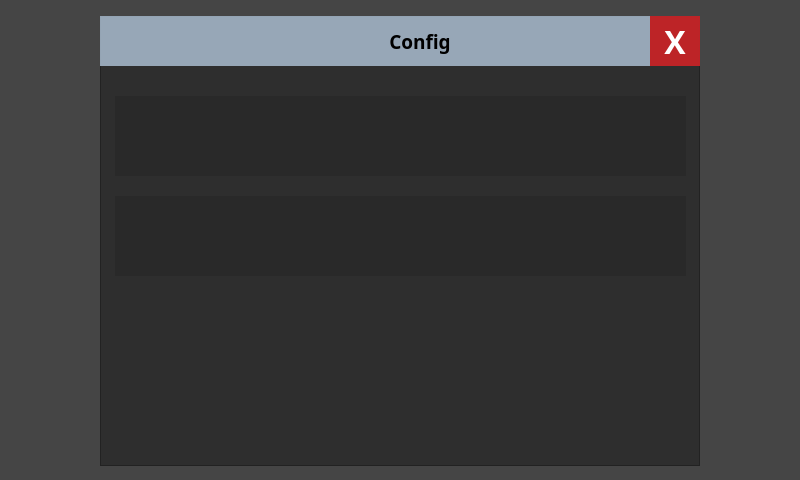
<?xml version="1.0" encoding="UTF-8"?>
<ui version="4.0">
 <class>Main_Config</class>
 <widget class="QFrame" name="Main_Config">
  <property name="geometry">
   <rect>
    <x>0</x>
    <y>0</y>
    <width>800</width>
    <height>480</height>
   </rect>
  </property>
  <property name="windowTitle">
   <string>Form</string>
  </property>
  <property name="styleSheet">
   <string notr="true">background:rgba(60, 60, 60, 200);</string>
  </property>
  <widget class="QFrame" name="frame_config">
   <property name="geometry">
    <rect>
     <x>100</x>
     <y>16</y>
     <width>600</width>
     <height>450</height>
    </rect>
   </property>
   <property name="styleSheet">
    <string notr="true">background:rgba(40, 40, 40, 200);</string>
   </property>
   <property name="frameShape">
    <enum>QFrame::StyledPanel</enum>
   </property>
   <property name="frameShadow">
    <enum>QFrame::Raised</enum>
   </property>
   <widget class="QLabel" name="lbl_popup_uptitle">
    <property name="geometry">
     <rect>
      <x>0</x>
      <y>0</y>
      <width>640</width>
      <height>50</height>
     </rect>
    </property>
    <property name="font">
     <font>
      <family>NanumBarunGothic</family>
      <pointsize>14</pointsize>
      <weight>75</weight>
      <bold>true</bold>
     </font>
    </property>
    <property name="styleSheet">
     <string notr="true">background:rgba(180, 200, 220, 200);
</string>
    </property>
    <property name="text">
     <string>Config</string>
    </property>
    <property name="alignment">
     <set>Qt::AlignCenter</set>
    </property>
   </widget>
   <widget class="QPushButton" name="btn_popup_close">
    <property name="geometry">
     <rect>
      <x>550</x>
      <y>0</y>
      <width>50</width>
      <height>50</height>
     </rect>
    </property>
    <property name="font">
     <font>
      <family>NanumBarunGothic</family>
      <pointsize>24</pointsize>
      <weight>75</weight>
      <bold>true</bold>
     </font>
    </property>
    <property name="styleSheet">
     <string notr="true">QWidget::enabled{
	background:rgba(200, 0, 0, 200);
	border-style:outer;
}
QWidget::checked{

	background:rgba(255, 108, 110, 200);
	border-style:outer;
}

QPushButton
{
   color:white;
}
</string>
    </property>
    <property name="text">
     <string>X</string>
    </property>
   </widget>
   <widget class="QWidget" name="widget_config_robotip" native="true">
    <property name="geometry">
     <rect>
      <x>15</x>
      <y>80</y>
      <width>571</width>
      <height>80</height>
     </rect>
    </property>
   </widget>
   <widget class="QWidget" name="widget_config_robot_ms" native="true">
    <property name="geometry">
     <rect>
      <x>15</x>
      <y>180</y>
      <width>571</width>
      <height>80</height>
     </rect>
    </property>
   </widget>
  </widget>
 </widget>
 <resources/>
 <connections/>
</ui>
